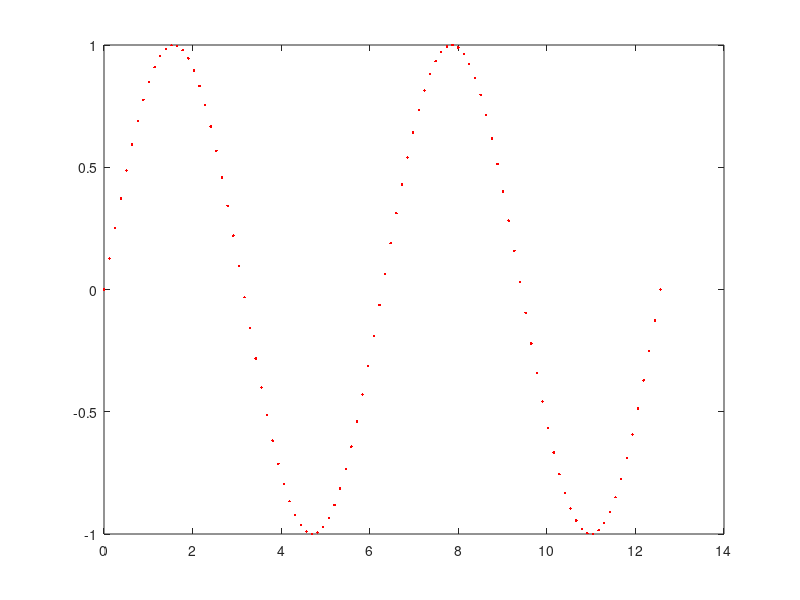

This chart was generated by the following MATLAB code: (Note: this script raises an error after producing the figure.)

% create a sinusoidal reference path
xpath = linspace(0,4*pi,100);
ypath = sin(xpath);
plot(xpath,ypath,'.r');

hold on
%%
% 
%  PREFORMATTED
%  TEXT
% 

% start an animated line feature
h = animatedline;
axis([0 4*pi -1 1])

% create a "car" of width w and height 2w
w = 0.2;
car = [- w/2, - w; w/2, -w; w/2, w; -w/2, w]';
a = patch('XData',car(:,1),'YData',car(:,2));
a.EdgeColor = [0 0 0];
a.FaceColor = 'none';

% perform an animated "simulation" - no dynamics, just kinematics
for x = linspace(0,4*pi,80000)
    y = sin(x);
    addpoints(h,x,y)

    %generate un-rotated car at new location x,y
    car = [x - w/2, y - w; x + w/2, y-w; x+w/2, y+w; x-w/2, y+w];

    % rotate car according to slope of curve 
    car2 = rotate(car'-[x;y], pi/2 - cos(x))' + [x;y]';

    %update car image
    a.XData = car2(:,1);
    a.YData = car2(:,2);
    drawnow limitrate nocallbacks
end

hold off